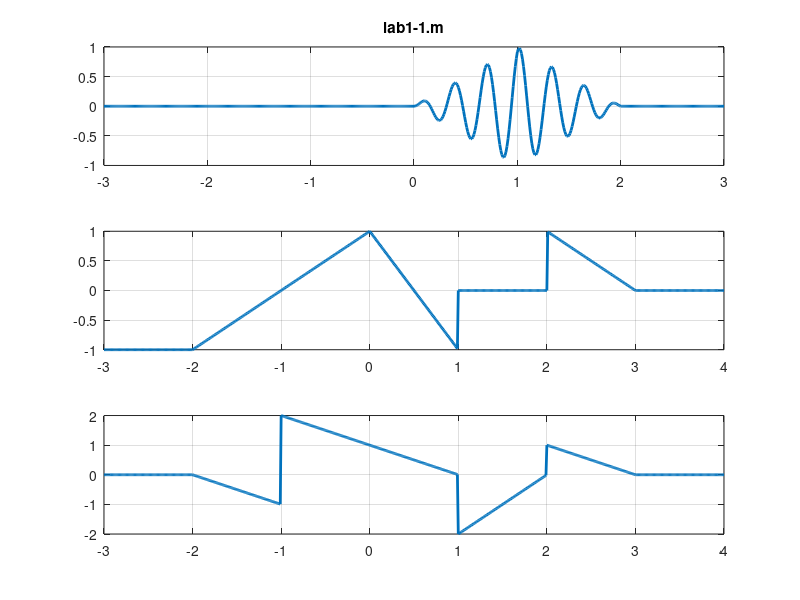

The MATLAB source for this figure:
clear all;  %


%1
t = -3:0.01:3; 
unitstep = t>=0;  
ramp = t.*unitstep; 
lab1_11 = ...
    (t.*(t>=0) - (2.*((t-1).*((t-1)>=0)))+((t-2).*((t-2)>=0))).*sin(20.*t);

set(clf,'Color','w'); 
subplot(3,1,1); 
    plot(t,lab1_11, 'LineWidth', 2); 
    grid on; 
    title('lab1-1.m');
%2
t = -3:0.01:4; 
lab1_12 = -(t+3>=0)+(1.*((t+2).*((t+2)>=0)))...
    -(3.*((t).*((t)>=0)))+(2.*((t-1).*((t-1)>=0)))+...
    (t-1>=0)+(t-2>0)-(1.*((t-2).*((t-2)>=0)))+(1.*((t-3).*((t-3)>=0)));
subplot(3,1,2); 
    plot(t,lab1_12, 'LineWidth', 2);
    grid on;

%3
t = -3:0.01:4; 
lab1_13 = -(1.*((t+2).*((t+2)>=0)))...
    +(1.*((t+1).*((t+1)>=0)))+(3.*(t+1>=0))-(1.*((t+1).*((t+1)>=0)))...
    +(1.*((t-1).*((t-1)>=0)))-(2*(t-1>=0))+(2.*((t-1).*((t-1)>=0)))...
    -(2.*((t-2).*((t-2)>=0)))+(1*(t-2>=0))-(1.*((t-2).*((t-2)>=0)))...
    +(1.*((t-3).*((t-3)>=0)));
subplot(3,1,3);
    plot(t,lab1_13, 'LineWidth', 2); 
    grid on;
    